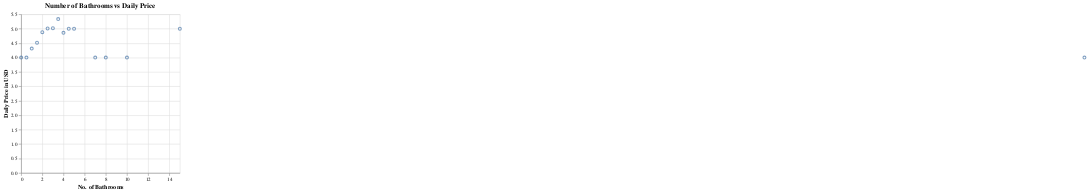

The code cell stored with this chart in its notebook:
### Code cell
alt.Chart(listings_alt_1).mark_point().encode(x =alt.X("bathrooms", title = "No. of Bathrooms", scale = alt.Scale(domain = [0,15])), y = alt.Y("price", title = "Daily Price in USD")).properties(
    width = 300,
    height = 300,
    title = "Number of Bathrooms vs Daily Price",
)

### Figure 1 — Vega-Lite specification as saved in the notebook (floating-point values rounded to 4 significant figures)
{"config": {"view": {"continuousWidth": 300, "continuousHeight": 300}}, "data": {"name": "data-0f3c0eefba438d0e9a807eece7e3bce9"}, "mark": {"type": "point"}, "encoding": {"x": {"field": "bathrooms", "scale": {"domain": [0, 15]}, "title": "No. of Bathrooms", "type": "quantitative"}, "y": {"field": "price", "title": "Daily Price in USD", "type": "quantitative"}}, "height": 300, "title": "Number of Bathrooms vs Daily Price", "width": 300, "$schema": "https://vega.github.io/schema/vega-lite/v5.14.1.json", "datasets": {"data-0f3c0eefba438d0e9a807eece7e3bce9": [{"bathrooms": 0.0, "price": 4.0}, {"bathrooms": 0.5, "price": 4.0}, {"bathrooms": 1.0, "price": 4.311}, {"bathrooms": 1.5, "price": 4.513}, {"bathrooms": 2.0, "price": 4.88}, {"bathrooms": 2.5, "price": 5.007}, {"bathrooms": 3.0, "price": 5.015}, {"bathrooms": 3.5, "price": 5.333}, {"bathrooms": 4.0, "price": 4.857}, {"bathrooms": 4.5, "price": 5.0}, {"bathrooms": 5.0, "price": 5.0}, {"bathrooms": 7.0, "price": 4.0}, {"bathrooms": 8.0, "price": 4.0}, {"bathrooms": 10.0, "price": 4.0}, {"bathrooms": 15.0, "price": 5.0}, {"bathrooms": 100.5, "price": 4.0}]}}
